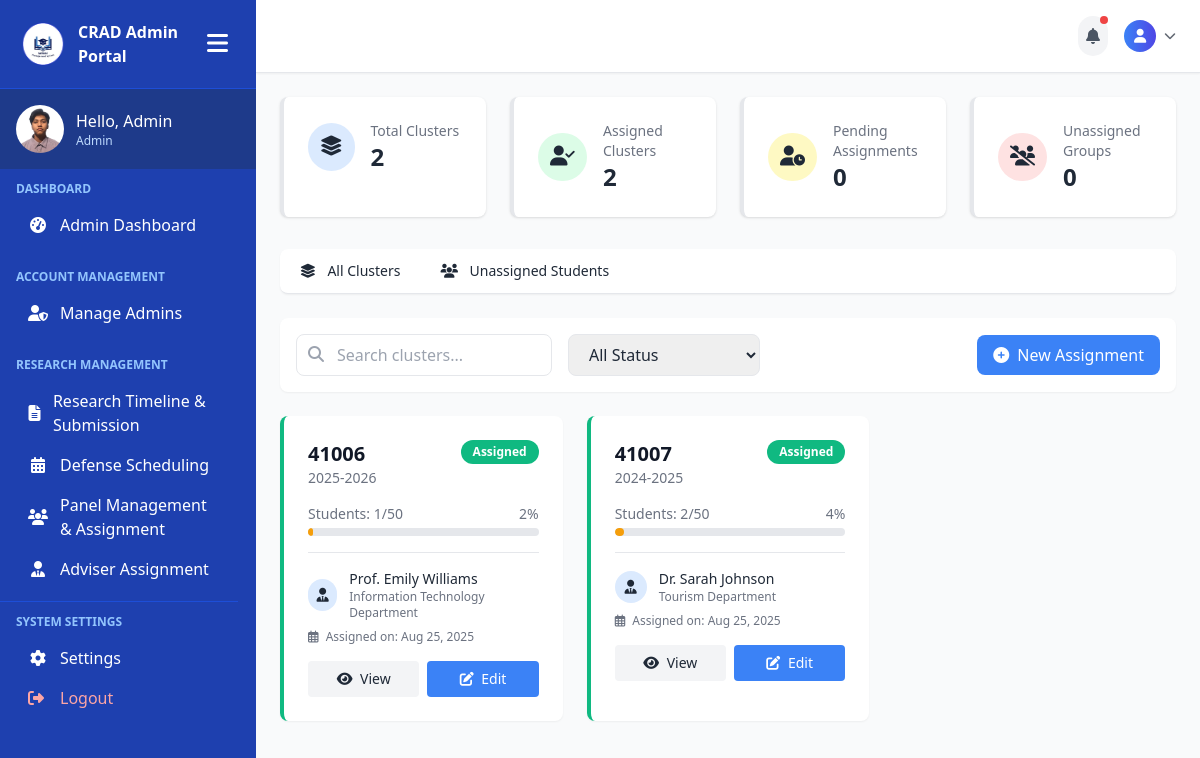
The app's page /admin-pages/adviser-assignment.php (signed in), older data.
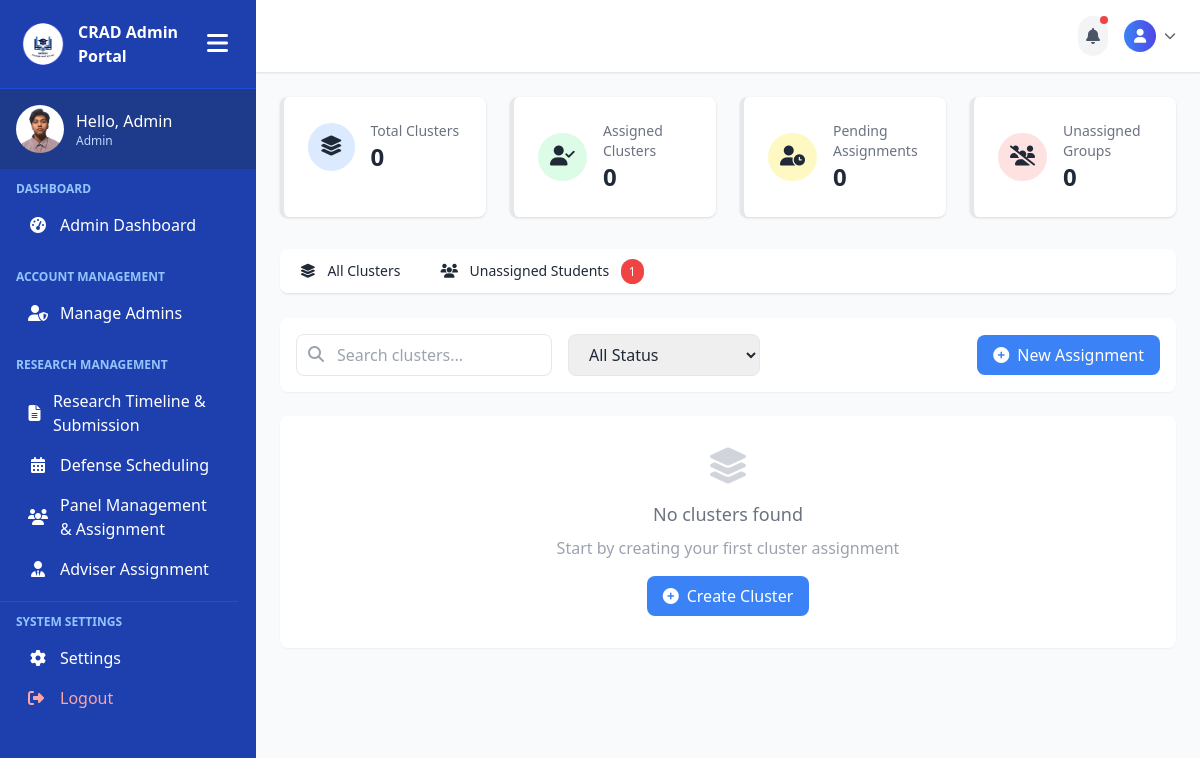
The same page, newer data.
### tables this page shows
CREATE TABLE `user_tbl` (
  `user_id` int(11) NOT NULL,
  `email` varchar(150) NOT NULL,
  `password` varchar(255) NOT NULL,
  `role` enum('Admin','Faculty','Student') NOT NULL DEFAULT 'Student',
  `created_at` timestamp NOT NULL DEFAULT current_timestamp()
);

CREATE TABLE `clusters` (
  `id` int(11) NOT NULL,
  `program` varchar(100) NOT NULL,
  `cluster` varchar(50) NOT NULL,
  `school_year` varchar(20) NOT NULL,
  `faculty_id` int(11) DEFAULT NULL,
  `assigned_date` date DEFAULT NULL,
  `student_count` int(11) DEFAULT 0,
  `capacity` int(11) DEFAULT 50,
  `status` enum('assigned','pending') DEFAULT 'pending',
  `created_date` timestamp NOT NULL DEFAULT current_timestamp() ON UPDATE current_timestamp()
);

CREATE TABLE `faculty` (
  `id` int(11) NOT NULL,
  `fullname` varchar(100) NOT NULL,
  `department` varchar(50) NOT NULL,
  `expertise` varchar(100) NOT NULL
);

### admin-pages/adviser-assignment.php (the view, shortened to what the rows shown need)
<?php
include('../includes/connection.php');
$clusters_query = "SELECT c.*, f.fullname as faculty_name, f.department as faculty_department
                   FROM clusters c
                   LEFT JOIN faculty f ON c.faculty_id = f.id
                   WHERE c.cluster != '0' AND c.cluster != ''
                   ORDER BY c.program, c.cluster";
$clusters_result = mysqli_query($conn, $clusters_query);
$clusters = array();
if ($clusters_result && mysqli_num_rows($clusters_result) > 0) {
    while ($row = mysqli_fetch_assoc($clusters_result)) {
        $clusters[] = $row;
    }
}
?>
<!DOCTYPE html>
<html lang="en">
<head>
    <script src="https://cdn.tailwindcss.com"></script>
    <link rel="stylesheet" href="https://cdnjs.cloudflare.com/ajax/libs/font-awesome/6.0.0/css/all.min.css">
</head>
<body class="bg-gray-50 text-gray-800 font-sans h-screen overflow-hidden">
    <div class="flex">
        <?php include('../includes/admin-sidebar.php'); ?>
        <main class="flex-1 overflow-y-auto p-6 scroll-container">
            <div id="clusters-content" class="tab-content active">
                <div class="grid grid-cols-1 md:grid-cols-2 lg:grid-cols-3 gap-6">
                    <?php foreach ($clusters as $cluster):
                        $percentage = ($cluster['capacity'] > 0) ? round(($cluster['student_count'] / $cluster['capacity']) * 100) : 0;
                        $status_class = '';
                        if ($cluster['status'] == 'assigned') $status_class = 'assigned-cluster';
                        else if ($cluster['status'] == 'pending') $status_class = 'pending-cluster';
                        else if ($cluster['status'] == 'unassigned') $status_class = 'unassigned-cluster';
                    ?>
                    <div class="cluster-card bg-white rounded-lg shadow-sm p-6 card-hover <?php echo $status_class; ?>" data-status="<?php echo $cluster['status']; ?>">
                        <div class="flex justify-between items-start mb-4">
                            <div>
                                <h3 class="text-xl font-bold text-gray-900">
                                    <?php if ($cluster['cluster'] === "0"): ?>
                                        <span class="text-orange-600">(Unassigned Group)</span>
                                    <?php else: ?>
                                        <?php echo ' ' . $cluster['cluster']; ?>
                                    <?php endif; ?>
                                </h3>
                                <p class="text-sm text-gray-500"><?php echo $cluster['school_year']; ?></p>
                            </div>
                            <span class="px-3 py-1 text-xs font-semibold rounded-full
                                <?php
                                if ($cluster['status'] == 'assigned') echo 'bg-success text-white';
                                elseif ($cluster['status'] == 'pending') echo 'bg-warning text-white';
                                else echo 'bg-danger text-white';
                                ?>">
                                <?php echo ucfirst($cluster['status']); ?>
                            </span>
                        </div>
                        <div class="mb-4">
                            <div class="flex justify-between text-sm text-gray-500 mb-1">
                                <span>Students: <?php echo $cluster['student_count'] . '/' . $cluster['capacity']; ?></span>
                                <span><?php echo $percentage; ?>%</span>
                            </div>
                            <div class="progress-bar">
                                <div class="progress-fill
                                    <?php
                                    if ($percentage == 100) echo 'bg-success';
                                    elseif ($percentage >= 50) echo 'bg-primary';
                                    else echo 'bg-warning';
                                    ?>"
                                    style="width: <?php echo $percentage; ?>%">
                                </div>
                            </div>
                        </div>
                        <div class="border-t pt-4">
                            <?php if ($cluster['status'] == 'assigned' && $cluster['faculty_name']): ?>
                            <div class="flex items-center mb-2">
                                <div class="w-8 h-8 rounded-full bg-blue-100 text-primary flex items-center justify-center mr-3">
                                    <i class="fas fa-user-tie text-sm"></i>
                                </div>
                                <div>
                                    <p class="text-sm font-medium"><?php echo $cluster['faculty_name']; ?></p>
                                    <p class="text-xs text-gray-500"><?php echo $cluster['faculty_department']; ?> Department</p>
                                </div>
                            </div>
                            <p class="text-xs text-gray-500 mt-2"><i class="far fa-calendar-alt mr-1"></i> Assigned on: <?php echo date('M j, Y', strtotime($cluster['assigned_date'])); ?></p>
                            <?php endif; ?>
                        </div>
                        <div class="mt-4 flex space-x-2">
                            <?php if ($cluster['status'] == 'assigned'): ?>
                            <button onclick="viewCluster(<?php echo $cluster['id']; ?>)" class="flex-1 bg-gray-100 hover:bg-gray-200 text-gray-800 py-2 rounded text-sm transition-colors">
                                <i class="fas fa-eye mr-1"></i> View
                            </button>
                            <button onclick="editCluster(<?php echo $cluster['id']; ?>)" class="flex-1 bg-primary hover:bg-blue-700 text-white py-2 rounded text-sm transition-colors">
                                <i class="fas fa-edit mr-1"></i> Edit
                            </button>
                            <?php elseif ($cluster['status'] == 'pending'): ?>
                            <button onclick="assignAdviser(<?php echo $cluster['id']; ?>, '<?php echo $cluster['program']; ?>', false)" class="w-full bg-primary hover:bg-blue-700 text-white py-2 rounded text-sm transition-colors">
                                <i class="fas fa-link mr-1"></i> Assign Adviser
                            </button>
                            <?php endif; ?>
                        </div>
                    </div>
                    <?php endforeach; ?>
                </div>
            </div>
        </main>
    </div>
</body>
</html>

### includes/admin-sidebar.php (shortened to what the rows shown need)
<?php
include("../includes/connection.php");
$user_id = $_SESSION['user_id'];
$sql = "SELECT role, role FROM user_tbl WHERE user_id = ?";
$stmt = $conn->prepare($sql);
$stmt->bind_param("i", $user_id);
$stmt->execute();
$result = $stmt->get_result();
$user = $result->fetch_assoc();
$role = $user['role'];
$greeting = "Hello, " . match($role) {
    'admin' => 'Admin',
    'student' => 'Student',
    default => 'Admin'
};
?>
<!DOCTYPE html>
<html lang="en">
<head>
    <script src="https://cdn.tailwindcss.com"></script>
    <link rel="stylesheet" href="https://cdnjs.cloudflare.com/ajax/libs/font-awesome/6.5.0/css/all.min.css">
</head>
<body>
<div class="sidebar sidebar-transition bg-blue-800 text-white flex flex-col hidden md:flex h-screen w-64" id="sidebar">
    <div class="p-4 flex items-center space-x-3 bg-blue-900">
        <div>
            <p class="font-medium profile-name"><?php echo htmlspecialchars($greeting); ?></p>
            <p class="text-xs text-blue-200 profile-role"><?php echo htmlspecialchars($role); ?></p>
        </div>
    </div>
</div>
</body>
</html>

Row changes from the older to the newer data that the page shows:
removed clusters: cluster "41006", school_year "2025-2026", status "Assigned", student_count "1", capacity "50", percentage "2", faculty.fullname "Prof. Emily Williams", faculty.department "Information Technology", assigned_date "Aug 25, 2025"
removed clusters: cluster "41007", school_year "2024-2025", status "Assigned", student_count "2", capacity "50", percentage "4", faculty.fullname "Dr. Sarah Johnson", faculty.department "Tourism", assigned_date "Aug 25, 2025"
Text that changed along with them:
$total_clusters: "2" → "0"
$assigned_clusters: "2" → "0"
count($unassigned_students): (not shown) → "1"
text now shown: "No clusters found Start by creating your first cluster assignment Create Cluster"
